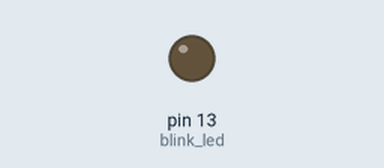
Recording of a sketch running on a simulated Arduino Uno, built with avr-gcc and run on an emulated ATmega328P. Parts: output pins drawn as LEDs (lit = HIGH). Random numbers use the default seed unless the sketch sets one; what the sketch prints to the serial monitor is not drawn.

Above: at 0.1 s.
Timing chart, 0 to 130.0 s (numbered marks = the images above):
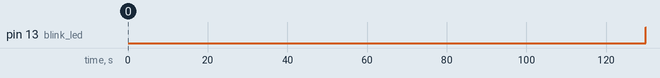

The sketch:

packet_emulator.ino
```cpp
int blink_led = 13;

void setup() {
  pinMode(blink_led, OUTPUT);
  Serial.begin(9600);
  while (!Serial) {;}
}

unsigned char wtf[] = {
  0xf1,0xa0,            //header
  0xed,0x00,0x00,0x00,  //packet ID
  0x00,                 //num of sats
  0xd3,0x48,0x88,0x5a,  //timestamp
  0x00,0x80,0xf8,0x41,  //temp_in
  0x8f,0xc2,0xbb,0x41,  //temp_out
  0x59,0x79,0xca,0x42,  //pressure
  0x00,0x48,0x80,0xc6,  //sccel_x
  0x00,0x80,0x92,0x44,  //accel_y
  0x00,0x80,0xc7,0xc4,  //accel_z
  0x00,0x00,0x00,0x00,  //lat
  0x00,0x00,0x00,0x00,  //lon
  0x00,0x00,0x00,0x00,  //alt
  0x00,0x00,0x00,0x00,  //HDOP
  0x00,0x00,0x00,0x00,  //VDOP
  0x7b,0x14,0x02,0x41,  //batt voltage
  0xa4,0x70,0x3d,0x3f,  //batt current
  0x42,                 //checksum?
  0xfa                  //stop
  };

int i = 0;
unsigned long id = 0;
unsigned long time = 1519061770;

typedef union {
       double dbl;
       unsigned char bytes[sizeof(double)];
} float_bytes;

float_bytes crc;

unsigned char packet_len = 65;

void loop() {
  digitalWrite(13, HIGH);

  memcpy(wtf+7, &time, 4);
  memcpy(wtf+2, &id, 4);

  id++;
  time += random(1,3);

  crc.dbl = 0.0;
  for(i=2; i<packet_len-2; i++){
    crc.dbl += wtf[i];
  }
  crc.dbl = crc.dbl / (packet_len-4);

  crc.bytes[0] ^= crc.bytes[1]^crc.bytes[2]^crc.bytes[3];

  for(i=0; i<packet_len; i++){
    Serial.write(wtf[i]);
  }

  digitalWrite(13, LOW);
  delay(100);
}
```

Measured:
- by itself, pin 13 (blink_led): LOW → HIGH at 130 s
